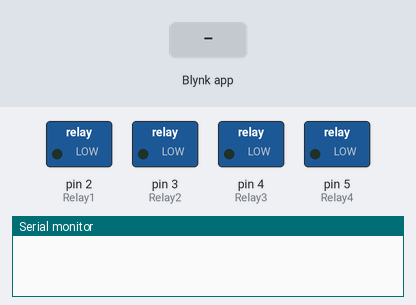
Recording of a sketch running on a simulated Arduino Uno, built with avr-gcc and run on an emulated ATmega328P. On the bench: switched loads named in the sketch (green lamp = pin HIGH), the last lines printed to the serial monitor. Inputs (shaded band) come from the test bench. WiFi joins after 1.5 s; servers stay silent unless stated.

Above: at 3.0 s.
3.1 s: Blynk app writes 1 to V0
At 3.8 s:
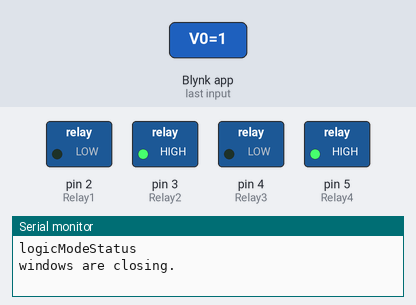
4.8 s: Blynk app writes 1 to V1
At 6.0 s:
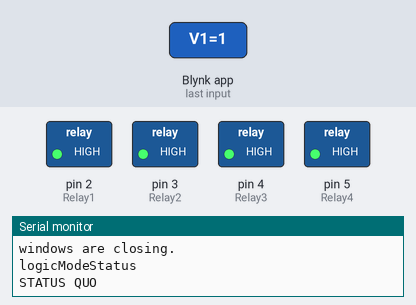
6.3 s: Blynk app writes 1 to V2
At 7.3 s:
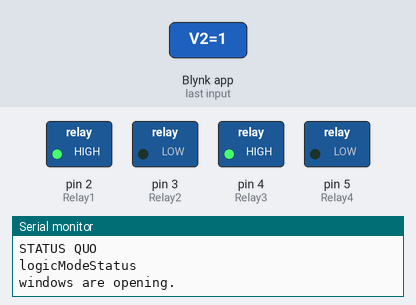
Timing chart, 0 to 9.3 s (numbered marks = the images above; inputs shaded):
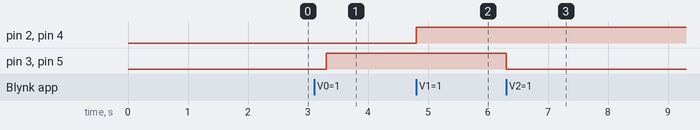

The sketch:

Serre_1.6.6_Blynk_Ethernet_basic_anonimous.ino
```cpp
// (licence header left out)
/* Comment this out to disable prints and save space */
#define BLYNK_PRINT Serial


#include <SPI.h>
#include <Ethernet2.h>
#include <BlynkSimpleEthernet2.h>

// You should get Auth Token in the Blynk App.
// Go to the Project Settings (nut icon).
char auth[] = "Write your token here. You get your token from Blynk";

            // Pin Nr for the relays 1, 2, 3 & 4.
const int Relay1 = 2;                                   // Pin Nr for relay/inverter 1. (polarity 1 of windows circuit 1)
const int Relay2 = 3;                                   // Pin Nr for relay/inverter 2. (polarity 2 of windows circuit 1)
const int Relay3 = 4;                                   // Pin Nr for relay/inverter 3. (polarity 1 of windows circuit 2)
const int Relay4 = 5;                                   // Pin Nr for relay/inverter 4. (polarity 2 of windows circuit 2)

            // déclaration des variable de statut et de mode du système
            //char ModeSystem   = 'A';                                // Declaration of Mode System : A (AUTO) ou M (MANUAL). Default Mode = "A"
char StatusSystem = 'S';                                // Declaration of Status System : 0 (OPEN), C (CLOSE), S (STATUS QUO). Default Status = "S"

            // Virtual pins for BLYNK
int pinValueV0=2;
int PreviousPinValueV0=2;
int pinValueV1=2;
int PreviousPinValueV1=2;
int pinValueV2=2;
int PreviousPinValueV2=2;
int pinValueV3=2;
int PreviousPinValueV3=2;

void Closing(){
    digitalWrite(Relay1,LOW);
    digitalWrite(Relay2,HIGH);
    digitalWrite(Relay3,LOW);
    digitalWrite(Relay4,HIGH);
    Serial.println("windows are closing.");
    StatusSystem = 'C';
    }

void Opening(){
    digitalWrite(Relay1,HIGH);
    digitalWrite(Relay2,LOW);
    digitalWrite(Relay3,HIGH);
    digitalWrite(Relay4,LOW);
    Serial.println("windows are opening.");
    StatusSystem = 'O';
  }

void StatusQuo(){
    digitalWrite(Relay1,HIGH);
    digitalWrite(Relay2,HIGH);
    digitalWrite(Relay3,HIGH);
    digitalWrite(Relay4,HIGH);
    Serial.println("STATUS QUO");
    StatusSystem = 'S';
    }

            /* CLOSE & MANUAL  when V0 button pressed in app  */
BLYNK_WRITE(V0)
  {
     pinValueV0 = param.asInt();
        if (pinValueV0 == 1) {
            StatusSystem = 'C' ;              //Closing();
        Blynk.virtualWrite(V3,LOW);
        Blynk.virtualWrite(V1,LOW);
        Blynk.virtualWrite(V2,LOW);
        }
  }

            /* STAND-BY & MANUAL  when V1 button pressed in app  */
BLYNK_WRITE(V1)
  {
     pinValueV1 = param.asInt();
        if (pinValueV1 == 1) {
            StatusSystem = 'S';             //StatusQuo();
        Blynk.virtualWrite(V3,LOW);
        Blynk.virtualWrite(V0,LOW);
        Blynk.virtualWrite(V2,LOW);
        }
  }

            /* OPEN & MANUAL  when V2 button pressed in app  */
BLYNK_WRITE(V2)
  {
    pinValueV2 = param.asInt();
        if (pinValueV2 == 1) {
            StatusSystem = 'O';             //Opening();
        Blynk.virtualWrite(V3,LOW);
        Blynk.virtualWrite(V0,LOW);
        Blynk.virtualWrite(V1,LOW);
        }
  }

void colorButton (){
//  if (ModeSystem == 'M') {Blynk.setProperty(V3, "color", "#D3435C");}   // V3 red
//  if (ModeSystem == 'A') {Blynk.setProperty(V3, "color", "#23C48E");}   // V3 green
  if (StatusSystem == 'O') {Blynk.setProperty(V2, "color", "#23C48E");Blynk.setProperty(V0, "color", "#D3435C");Blynk.setProperty(V1, "color", "#D3435C");}   // V2 green, VO red, V1 red
  if (StatusSystem == 'C') {Blynk.setProperty(V0, "color", "#23C48E");Blynk.setProperty(V1, "color", "#D3435C");Blynk.setProperty(V2, "color", "#D3435C");}   // V0 green, V2 red, V1 red
  if (StatusSystem == 'S') {Blynk.setProperty(V1, "color", "#23C48E");Blynk.setProperty(V0, "color", "#D3435C");Blynk.setProperty(V2, "color", "#D3435C");}   // V1 green, VO red, V2 red
}

void logicModeStatus () {
    Serial.println("logicModeStatus");            //test to see if/when the function logicModeStatus is running
  if (StatusSystem == 'O')                    {Opening(); }      // if Button Open activated           ->   Opening & statusSystem = OPEN
  if (StatusSystem == 'C')                    {Closing(); }      // if Button Close activated          ->   Closing & statusSystem = CLOSE
  if (StatusSystem == 'S')                    {StatusQuo();}     // if Button STAND-BY activated      ->   Status Quo & statusSystem = STAND-BY
  colorButton ();
  }

BlynkTimer timer;

// This function sends Arduino's up time every second to Virtual Pin (5).
// In the app, Widget's reading frequency should be set to PUSH. This means
// that you define how often to send data to Blynk App.
void myTimerEvent()
{
  // You can send any value at any time.
  // Please don't send more that 10 values per second.
  Blynk.virtualWrite(V0, millis() / 1000);
  Blynk.virtualWrite(V1, millis() / 1000);
  Blynk.virtualWrite(V2, millis() / 1000);
  Blynk.virtualWrite(V3, millis() / 1000);
 // Blynk.virtualWrite(V4, millis() / 2000);
  Blynk.virtualWrite(V5, millis() / 1000);
  Blynk.virtualWrite(V6, millis() / 3000);
  Blynk.virtualWrite(V7, millis() / 3000);
  Blynk.virtualWrite(V8, millis() / 1000);
}


void setup()
{
  // Debug console
  Serial.begin(9600);

  Blynk.begin(auth);

  pinMode(Relay1,OUTPUT);
  pinMode(Relay2,OUTPUT);
  pinMode(Relay3,OUTPUT);
  pinMode(Relay4,OUTPUT);

  digitalWrite(Relay1,LOW);
  digitalWrite(Relay2,LOW);
  digitalWrite(Relay3,LOW);
  digitalWrite(Relay4,LOW);

  timer.setInterval(1500L, logicModeStatus);
}

            /* !!! don't put any delay() in the void loop of the code when using BLYNK !!!!  */
void loop()
{
  Blynk.run();
  timer.run();                                      // Initiates BlynkTimer
}
```

Measured:
- after the input at 3.1 s, pin 2 (Relay1), pin 4 (Relay3): stays LOW (without the input it goes to HIGH after 0.20 s)
- after the input at 4.8 s, pin 2 (Relay1), pin 4 (Relay3): LOW → HIGH at once
- after the input at 6.3 s, pin 3 (Relay2), pin 5 (Relay4): HIGH → LOW at once
